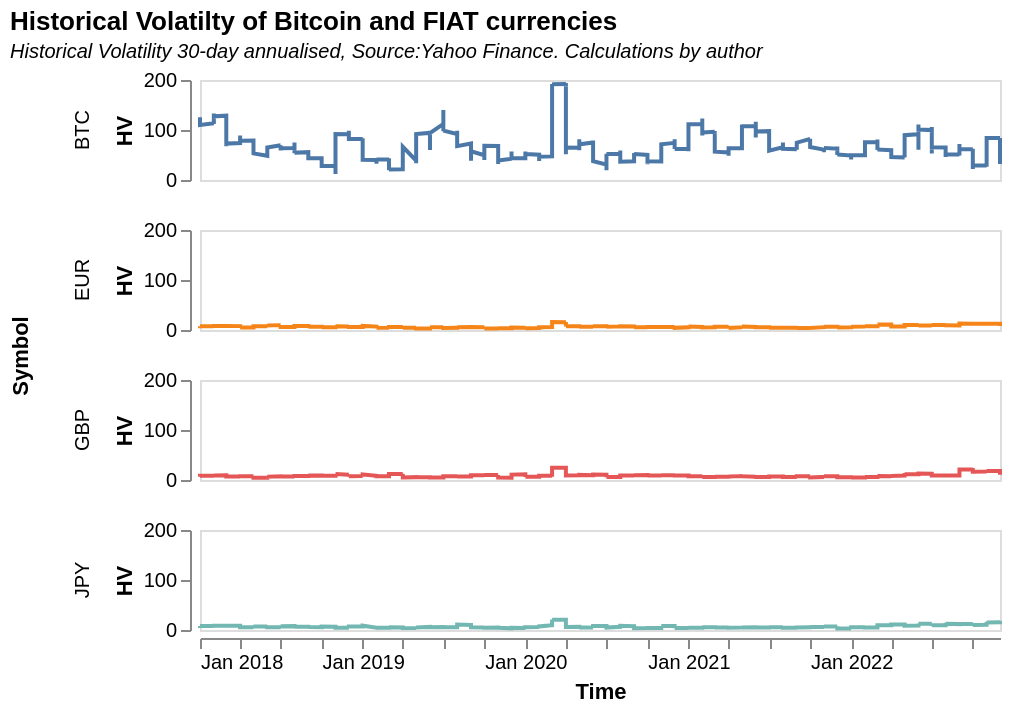

The Vega-Lite source for this figure:
### Vega-Lite specification from a JSON file in a GitHub repository (floating-point values rounded to 4 significant figures; data arrays with more than 128 entries replaced by an {"elided": "..."} marker saying what was removed)
{"$schema": "https://vega.github.io/schema/vega-lite/v5.json", "description": "Stock prices of four large companies as a small multiples of area charts.", "title": {"text": "Historical Volatilty of Bitcoin and FIAT currencies", "subtitle": ["Historical Volatility 30-day annualised, Source:Yahoo Finance. Calculations by author"], "subtitleFontStyle": "italic", "subtitleFontSize": 10, "anchor": "start"}, "width": 400, "height": 50, "data": {"values": {"elided": "5132 records"}}, "mark": "line", "transform": [{"calculate": "timeParse(datum.date, '%d/%m/%Y')", "as": "date2"}], "encoding": {"x": {"field": "date2", "type": "temporal", "title": "Time", "timeUnit": "yearmonth", "axis": {"grid": false}}, "y": {"field": "price", "type": "quantitative", "title": "HV", "axis": {"grid": false}}, "color": {"field": "symbol", "type": "nominal", "legend": null}, "row": {"field": "symbol", "type": "nominal", "title": "Symbol"}}}
